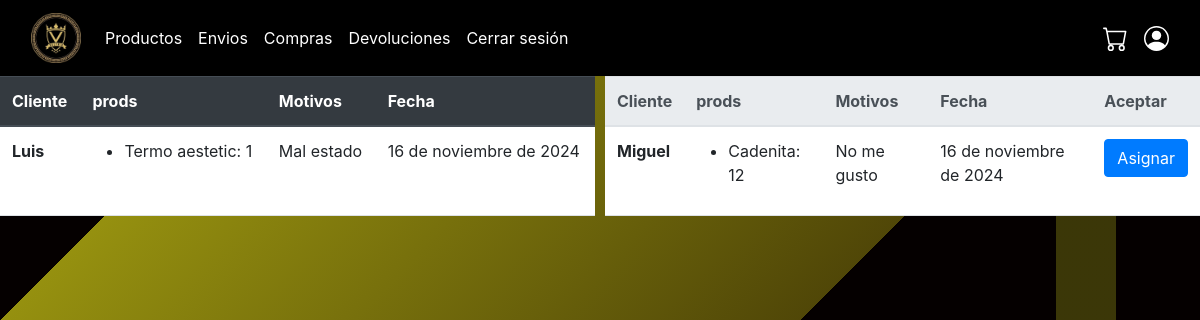
Page /devolucion (signed in) on the committed database.
### plus/models.py (models this page shows, shortened)
class Devolucion(models.Model):
    descripcion = models.CharField(max_length=100)
    imagen = models.URLField(
        verbose_name='Imagen de la devolución',
        default='https://upload.wikimedia.org/wikipedia/commons/thumb/d/da/Imagen_no_disponible.svg/768px-Imagen_no_disponible.svg.png'
    )
    fecha_devolucion = models.DateField()
    compra = models.ForeignKey(Compra, on_delete=models.CASCADE)
    cliente = models.ForeignKey(Cliente, on_delete=models.CASCADE)
    aceptada = models.BooleanField(default=0)

class Cliente(models.Model):
    user = models.OneToOneField(User, on_delete=models.CASCADE, null=True, blank=True)
    nombre = models.CharField(max_length=50)
    apellido = models.CharField(max_length=50)
    telefono = models.CharField(max_length=8)
    cedula = models.CharField(max_length=25)
    correo = models.EmailField(max_length=25, null=True, blank=True)
    contraseña = models.CharField(max_length=30)

class DetalleCompra(models.Model):
    producto = models.ForeignKey(Producto, on_delete=models.CASCADE)
    compra = models.ForeignKey(Compra, on_delete=models.CASCADE)
    cantidad = models.IntegerField()

class Producto(models.Model):
    descripcion = models.CharField(max_length=100, default='Sin descripción')
    precio = models.FloatField()
    nombre = models.CharField(max_length=40)
    cantidad = models.IntegerField()
    peso = models.FloatField()
    imagen = models.URLField(
        verbose_name='Imagen del producto',
        default='https://upload.wikimedia.org/wikipedia/commons/thumb/d/da/Imagen_no_disponible.svg/768px-Imagen_no_disponible.svg.png'
    )

### plus/views.py (the view)
# urls.py: path('devolucion',views.devolucion,name="devolucion"),
@staff_required
def devolucion(request):
    devoluciones_confirmadas = Devolucion.objects.filter(aceptada=True)
    devoluciones_no_confirmadas = Devolucion.objects.filter(aceptada=False)
    return render(request, "plus/administracion/devoluciones.html", {
        "devoluciones_confirmadas": devoluciones_confirmadas,
        "devoluciones_no_confirmadas": devoluciones_no_confirmadas
    })

### plus/views.py (called while the page is built)
def is_staff_user(user):
    return user.is_staff

### plus/templates/plus/administracion/devoluciones.html (shortened to what this page needs)
{% extends "plus/administracion/layout.html" %}
{% block body %}
<div style="display: flex; flex-direction: column; gap: 10px;">
    <div style="display: flex; gap: 10px; flex-grow: 1;">
        <table style="flex: 1;" class="table">
            <thead class="thead-dark">
                <tr>
                    <th scope="col">Cliente</th>
                    <th scope="col">prods</th>
                    <th scope="col">Motivos</th>
                    <th scope="col">Fecha</th>
                </tr>
            </thead>
            <tbody>
                {% for devolucion in devoluciones_confirmadas %}
                <tr>
                    <th scope="row">{{ devolucion.cliente.nombre }}</th>
                    <td>
                        <ul>
                            {% for detalle in devolucion.compra.detallecompra_set.all %}
                                <li>{{ detalle.producto.nombre }}: {{ detalle.cantidad }}</li>
                            {% endfor %}
                        </ul>
                    </td>
                    <td>{{ devolucion.descripcion }}</td>
                    <td>{{ devolucion.fecha_devolucion  }}</td>
                </tr>
                {% endfor %}
            </tbody>
        </table>
        <table style="flex: 1;" class="table">
            <thead class="thead-light">
                <tr>
                    <th scope="col">Cliente</th>
                    <th scope="col">prods</th>
                    <th scope="col">Motivos</th>
                    <th scope="col">Fecha</th>
                    <th scope="col">Aceptar</th>
                </tr>
            </thead>
            <tbody>
                {% for devolucion in devoluciones_no_confirmadas %}
                <tr>
                    <th scope="row">{{ devolucion.cliente.nombre }}</th>
                    <td>
                        <ul>
                            {% for detalle in devolucion.compra.detallecompra_set.all %}
                                <li>{{ detalle.producto.nombre }}: {{ detalle.cantidad }}</li>
                            {% endfor %}
                        </ul>
                    </td>
                    <td>{{ devolucion.descripcion }}</td>
                    <td>{{ devolucion.fecha_devolucion  }}</td>
                    <td>
                        <form method="POST" action="{% url 'aceptarDevolucion' devolucion.id %}">
                                    <button type="submit" class="btn btn-primary">Asignar</button>
                            </td>
                </tr>
                {% endfor %}
            </tbody>
        </table>
    </div>
</div>
{% endblock %}

### plus/static/styleAdmin.css (style rules this page uses)
html, body { margin: 0; padding: 0; height: 100%; }
body { background-image: linear-gradient(90deg, transparent 0%, transparent 88%, rgba(184, 182, 26, 0.3) 88%, rgba(184, 182, 26, 0.3) 93%, transparent 93%, transparent 100%), linear-gradient(135deg, transparent 0%, transparent 83%, rgba(203, 198, 21, 0.3) 83%, rgba(203,198,21, 0.73) 91%, transparent 91%, transparent 100%), linear-gradient(0deg, transparent 0%, transparent 43%, rgba(203,198,21, 0.73) 43%, rgba(211, 195, 24, 0.3) 50%, transparent 50%, transparent 100%), linear-gradient(135deg, transparent 0%, transparent 16%,rgba(203,198,21, 0.73) 16%, rgba(255, 235, 25, 0.3) 56%, transparent 56%, transparent 100%), linear-gradient(90deg, rgb(5, 0, 0), rgb(5, 0, 0)); }

### rows in the picture
Devolucion: cliente.nombre "Luis", descripcion "Mal estado", fecha_devolucion "16 de noviembre de 2024"
DetalleCompra: producto.nombre "Termo aestetic", cantidad "1"
Devolucion: cliente.nombre "Miguel", descripcion "No me gusto", fecha_devolucion "16 de noviembre de 2024"
DetalleCompra: producto.nombre "Cadenita", cantidad "12"
